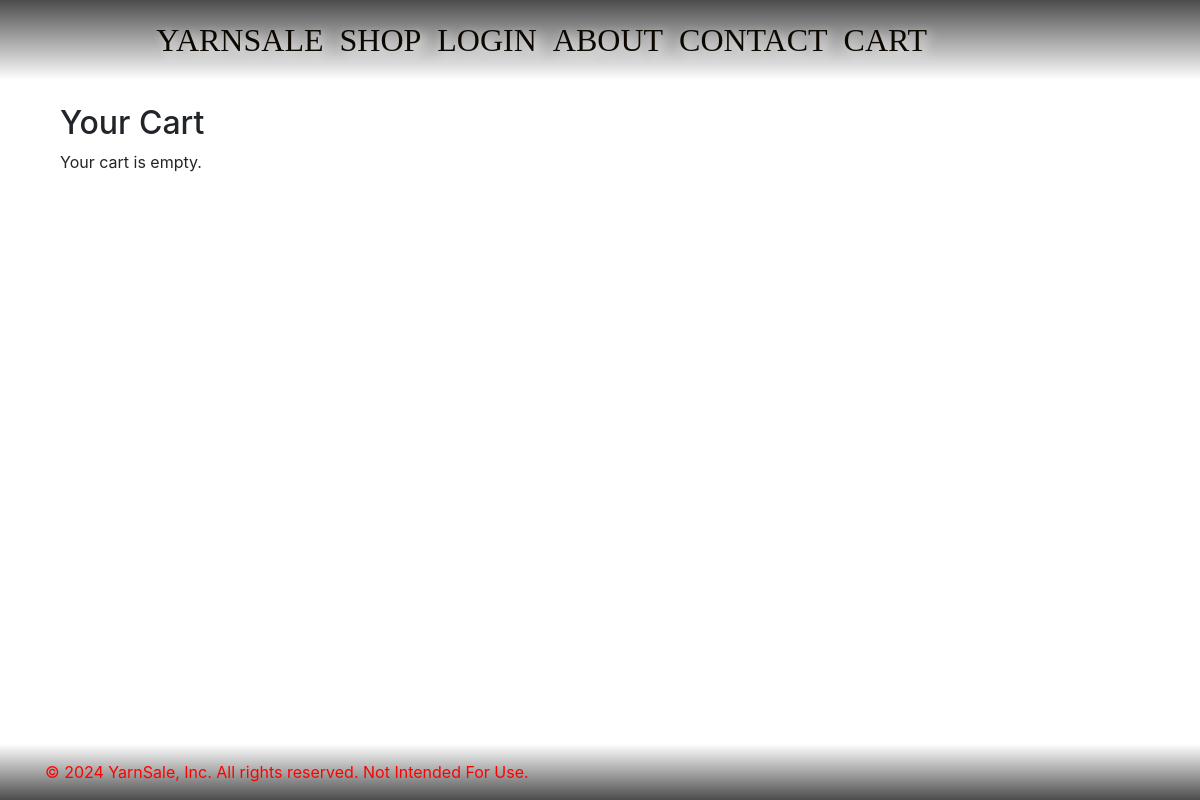
/cart/ (signed in), run on an earlier commit of the app's database.
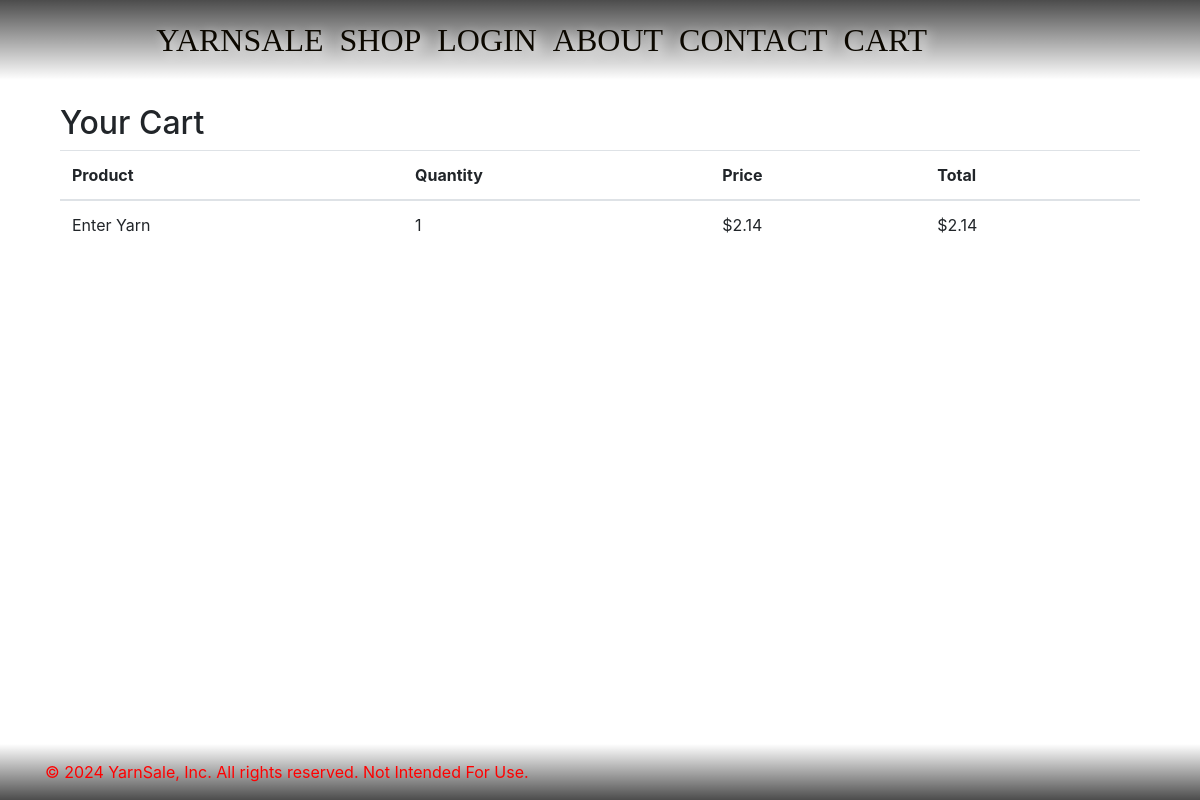
And on a later commit of the database.
### shop/models.py (models this page shows, shortened)
class CartItem(models.Model):
    cart = models.ForeignKey(Cart, related_name='items', on_delete=models.CASCADE)
    product = models.ForeignKey(Product, on_delete=models.CASCADE)
    quantity = models.IntegerField(default=1)

class Product(models.Model):
    name = models.CharField(max_length=100)
    description = models.TextField()
    price = models.IntegerField()
    image = models.ImageField(upload_to='product_images/', blank=True, null=True)

### frontend/views.py (the view)
# urls.py: path('cart/', views.view_cart, name='view_cart'),
def view_cart(request):
    try:
        cart = Cart.objects.get(user=request.user)
        cart_items = CartItem.objects.filter(cart=cart)
    except Cart.DoesNotExist:
        cart_items = []
    for item in cart_items:
        item.total_price = item.quantity * item.product.price
    return render(request, 'cart.html', {'cart_items': cart_items})

### frontend/templatetags/shop_filters.py (called while the page is built)
@register.filter(name='cents_to_dollars')
def cents_to_dollars(value):
    return "{:.2f}".format(float(value) / 100.0)

### frontend/templates/cart.html
{% extends 'base.html' %}
{% load shop_filters %}
{% block content %}
<div class="container">
    <h2>Your Cart</h2>
    {% if cart_items %}
        <table class="table">
            <thead>
                <tr>
                    <th>Product</th>
                    <th>Quantity</th>
                    <th>Price</th>
                    <th>Total</th>
                </tr>
            </thead>
            <tbody>
                {% for item in cart_items %}
                    <tr>
                        <td>{{ item.product.name }}</td>
                        <td>{{ item.quantity }}</td>
                        <td>${{ item.product.price|cents_to_dollars }}</td>
                        <td>${{ item.total_price|cents_to_dollars }}</td>
                    </tr>
                {% endfor %}
            </tbody>
        </table>
    {% else %}
        <p>Your cart is empty.</p>
    {% endif %}
</div>
{% endblock %}

What changed in the data, as far as the page shows it:
added CartItem: product.name "Enter Yarn", quantity "1", product.price|cents_to_dollars "2.14", total_price|cents_to_dollars "2.14"
Also different on the page:
text no longer shown: "Your cart is empty."
text now shown: "Product Quantity Price Total"
